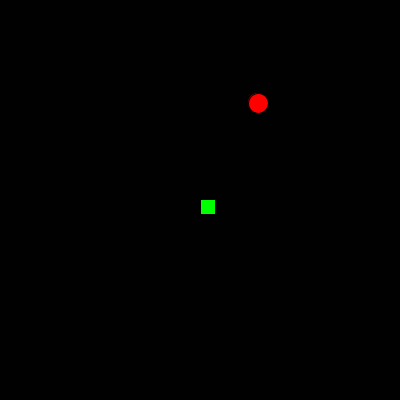
Frame 1 (no input)
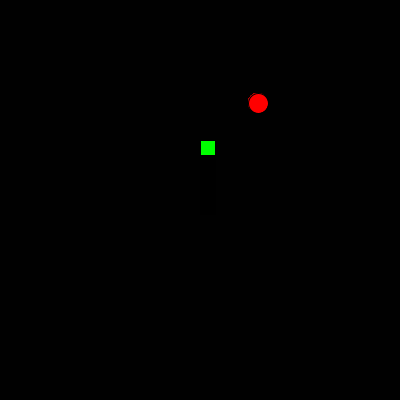
Frame 60 (the mouse pressed at the canvas centre just before this capture)
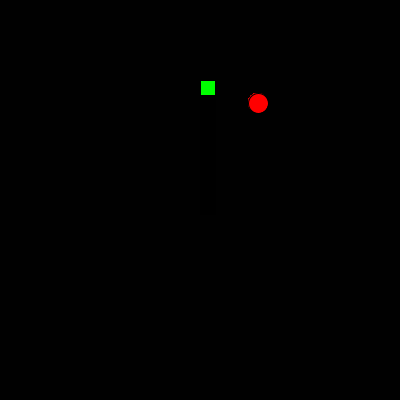
Frame 120 (the mouse held since frame 60 and released just before this capture)

The Processing sketch that drew these frames (run headless with seeded random() and noise(); from frame 60 on, the mouse is pressed at the canvas centre):

// Processing sketch: snakeGame
// ── snakeGame.pde
Snake sneck;
Food Pellet;
void setup(){
size(400,400);
background (1,1,1);
sneck=new Snake();
Pellet=new Food();

}

void draw(){
sneck.moveSnake();
sneck.drawSnake();
sneck.changeDirection(keyCode);
Pellet.drawFood();
if (dist(sneck.x,sneck.y,Pellet.x,Pellet.y)<=15 || (dist(sneck.x,sneck.y,Pellet.x,Pellet.y)==15)){//for some reason it wont work without writing the spagetti after the or
  Pellet.eatFood();
  }
if(Pellet.ateFood==true){
 Pellet.drawFood();
 Pellet.ateFood=false;
 }
}



  

// ── Food.pde
public class Food{
int x;
int y;
int foodRed;
int foodGreen;
int foodBlue;
boolean ateFood;
public Food(){
    x=int(random(0,400));
    y=int(random(0,400));  
}
public void drawFood(){
  fill(255, 0, 0);
ellipse(x,y,20,20);
}
public void eatFood(){
  background(0,0,0);
  background(1,1,1);
  ateFood=true;
}











}

// ── Snake.pde
//Sorry i tried to code the borders in Snake as well as the Food. I spent all class with Luis Aditya and Josh and we tried many methods but sadly couldnt figure out how to complete certain tasks in SNake.
public class Snake{
  int x;
  int y=0;
  String currentDirection;

  public Snake(){//constructor
    x=200;
    y=200;
    currentDirection = "Up";
  }
  
  public void drawSnake(){
    fill(0,255,0);
    rect(x,y,15,15);
  }
  
  public void moveSnake(){
   if (currentDirection == "Up"){
     y=y-1;
     if (y<=0){
     }
   }
   if (currentDirection == "Down"){
     y=y+1;
   }
   if (currentDirection == "Left"){
     x=x-1;
   }
   if (currentDirection == "Right"){
     x=x+1;
   }
 }
  
  public void changeDirection(int keyNum) {
   if (keyNum==38){
     currentDirection = "Up";
   }else if (keyNum==39){
     currentDirection="Right";
   }else if (keyNum==40){
   currentDirection="Down";
   }else if(keyNum == 37){
   currentDirection="Left";
   }
  }
}
